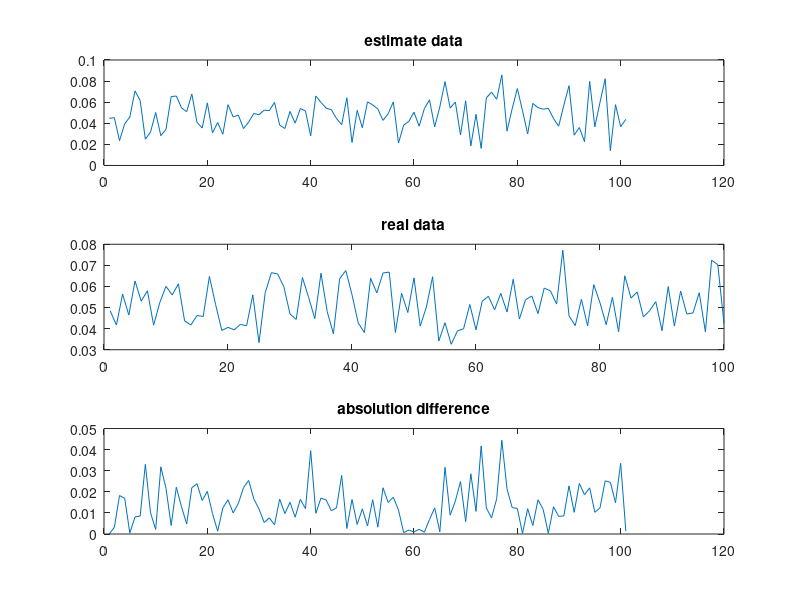

MATLAB code to generate this figure:
load('CIRDataSet.mat');
x = zeros(101,1);
y = zeros(101,1);
x(1) = data(900);
y(1) = 0;

p = [1.092 0.05 0.067];

for i = 1 : 100
    x(i+1) = x(i)+p(1)*(p(2)-x(i))+p(3)*sqrt(x(i))*randn();
    y(i+1) = abs(x(i+1) - data(i+900));
end
subplot(3,1,1);
plot(x);
title('estimate data');
subplot(3,1,2);
plot(data(901:1000));
title('real data');
subplot(3,1,3);
plot(y);
title('absolution difference')